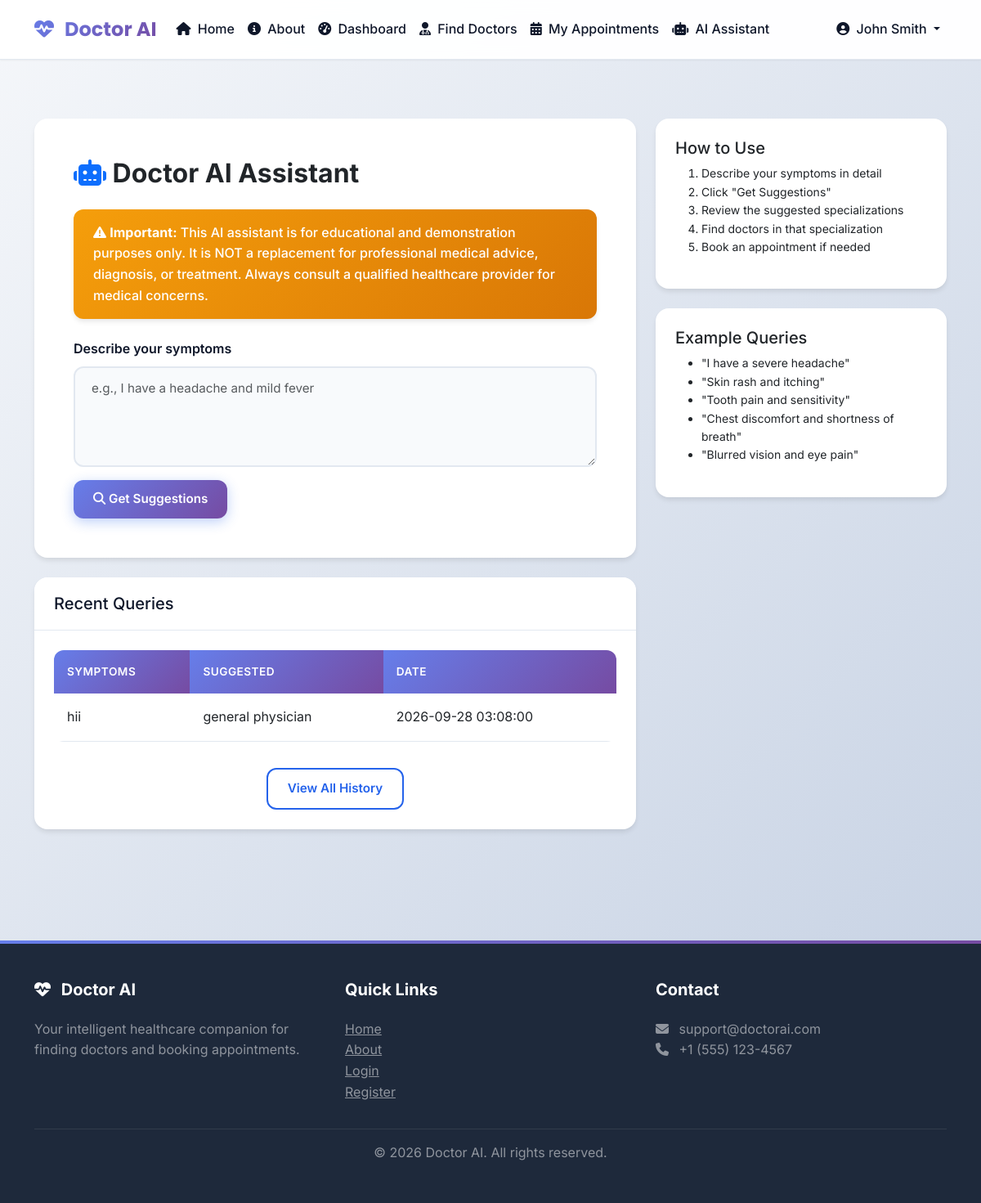
Page /ai/assistant (signed in) on the committed database.
### tables this page shows
CREATE TABLE ai_queries (
            query_id INTEGER PRIMARY KEY AUTOINCREMENT,
            patient_id INTEGER NOT NULL,
            symptoms TEXT NOT NULL,
            response TEXT,
            suggested_specialization TEXT,
            created_at TIMESTAMP DEFAULT CURRENT_TIMESTAMP,
            FOREIGN KEY (patient_id) REFERENCES patients(patient_id) ON DELETE CASCADE
        );

### routes/ai.py (the view)
@bp.route('/assistant')
@login_required
def assistant():
    connection = None
    query_history = []
    try:
        connection = get_db_connection()
        cursor = get_dict_cursor(connection)
        cursor.execute("SELECT patient_id FROM patients WHERE user_id = ?", (session['user_id'],))
        patient = cursor.fetchone()
        if patient:
            cursor.execute("""
                SELECT * FROM ai_queries
                WHERE patient_id = ?
                ORDER BY created_at DESC
                LIMIT 10
            """, (patient['patient_id'],))
            query_history = cursor.fetchall()
    except Exception as e:
        flash(f'Error loading query history: {str(e)}', 'error')
    finally:
        if connection:
            close_db_connection(connection)
    return render_template('ai_assistant.html', query_history=query_history)

### database.py (called while the page is built, shortened)
def get_db_connection():
    try:
        if Config.DB_TYPE == 'sqlite' or not MYSQL_AVAILABLE:
            connection = sqlite3.connect(Config.DB_PATH)
            connection.row_factory = sqlite3.Row  # This makes rows behave like dictionaries
            return connection
    except Exception as e:
        print(f"Error connecting to database: {e}")
        raise Exception("Database connection failed. Please check your database configuration.")

def get_dict_cursor(connection):
    if Config.DB_TYPE == 'sqlite' or not MYSQL_AVAILABLE:
        return connection.cursor()
    else:
        return connection.cursor(dictionary=True)

def close_db_connection(connection):
    try:
        if Config.DB_TYPE == 'sqlite' or not MYSQL_AVAILABLE:
            if connection:
                connection.close()
        else:
            if connection and connection.is_connected():
                connection.close()
    except:
        pass

### routes/ai.py (called while the page is built)
def login_required(f):
    @wraps(f)
    def decorated_function(*args, **kwargs):
        if 'user_id' not in session:
            flash('Please login to access this feature', 'error')
            return redirect(url_for('auth.login'))
        if session.get('role') != 'patient':
            flash('Access denied. Patient access only.', 'error')
            return redirect(url_for('auth.login'))
        return f(*args, **kwargs)
    return decorated_function

### templates/ai_assistant.html (shortened to what this page needs)
{% extends "base.html" %}
{% block content %}
<div class="container py-5">
    <div class="row">
        <div class="col-lg-8">
            <div class="card">
                <div class="card-body p-5">
                    <h2 class="fw-bold mb-4">
                        <i class="fas fa-robot text-primary"></i> Doctor AI Assistant
                    </h2>
                    <div class="alert alert-warning mb-4">
                        <i class="fas fa-exclamation-triangle"></i>
                        <strong>Important:</strong> This AI assistant is for educational and demonstration purposes only.
                        It is NOT a replacement for professional medical advice, diagnosis, or treatment.
                        Always consult a qualified healthcare provider for medical concerns.
                    </div>
                    <form method="POST" action="{{ url_for('ai.submit_query') }}">
                        <div class="mb-3">
                            <label for="symptoms" class="form-label">Describe your symptoms</label>
                            <textarea class="form-control" id="symptoms" name="symptoms" rows="4" required
                                      placeholder="e.g., I have a headache and mild fever"></textarea>
                        </div>
                        <button type="submit" class="btn btn-primary">
                            <i class="fas fa-search"></i> Get Suggestions
                        </button>
                    </form>
                </div>
            </div>
            {% if query_history %}
            <div class="card mt-4">
                <div class="card-header">
                    <h5 class="mb-0">Recent Queries</h5>
                </div>
                <div class="card-body">
                    <div class="table-responsive">
                        <table class="table">
                            <thead>
                                <tr>
                                    <th>Symptoms</th>
                                    <th>Suggested</th>
                                    <th>Date</th>
                                </tr>
                            </thead>
                            <tbody>
                                {% for query in query_history %}
                                <tr>
                                    <td>{{ query.symptoms[:50] }}{% if query.symptoms|length > 50 %}...{% endif %}</td>
                                    <td>{{ query.suggested_specialization }}</td>
                                    <td>{{ query.created_at }}</td>
                                </tr>
                                {% endfor %}
                            </tbody>
                        </table>
                    </div>
                    <div class="text-center mt-3">
                        <a href="{{ url_for('ai.query_history') }}" class="btn btn-outline-primary btn-sm">View All History</a>
                    </div>
                </div>
            </div>
            {% endif %}
        </div>
        <div class="col-lg-4">
            <div class="card">
                <div class="card-body">
                    <h5 class="card-title">How to Use</h5>
                    <ol class="small">
                        <li>Describe your symptoms in detail</li>
                        <li>Click "Get Suggestions"</li>
                        <li>Review the suggested specializations</li>
                        <li>Find doctors in that specialization</li>
                        <li>Book an appointment if needed</li>
                    </ol>
                </div>
            </div>
            <div class="card mt-3">
                <div class="card-body">
                    <h5 class="card-title">Example Queries</h5>
                    <ul class="small">
                        <li>"I have a severe headache"</li>
                        <li>"Skin rash and itching"</li>
                        <li>"Tooth pain and sensitivity"</li>
                        <li>"Chest discomfort and shortness of breath"</li>
                        <li>"Blurred vision and eye pain"</li>
                    </ul>
                </div>
            </div>
        </div>
    </div>
</div>
{% endblock %}

### static/css/style.css (style rules this page uses)
:root { --primary-color: #2563eb; --primary-dark: #1e40af; --primary-light: #3b82f6; --secondary-color: #10b981; --accent-color: #8b5cf6; --success-color: #10b981; --warning-color: #f59e0b; --danger-color: #ef4444; --info-color: #06b6d4; --dark-color: #1e293b; --light-color: #f8fafc; --border-color: #e2e8f0; --text-primary: #0f172a; --text-secondary: #64748b; --shadow-sm: 0 1px 2px 0 rgba(0, 0, 0, 0.05); --shadow-md: 0 4px 6px -1px rgba(0, 0, 0, 0.1); --shadow-lg: 0 10px 15px -3px rgba(0, 0, 0, 0.1); --shadow-xl: 0 20px 25px -5px rgba(0, 0, 0, 0.1); --gradient-primary: linear-gradient(135deg, #667eea 0%, #764ba2 100%); --gradient-secondary: linear-gradient(135deg, #10b981 0%, #059669 100%); --gradient-accent: linear-gradient(135deg, #8b5cf6 0%, #6366f1 100%); --gradient-success: linear-gradient(135deg, #10b981 0%, #059669 100%); --gradient-info: linear-gradient(135deg, #06b6d4 0%, #0891b2 100%); --gradient-warning: linear-gradient(135deg, #f59e0b 0%, #d97706 100%); --gradient-danger: linear-gradient(135deg, #ef4444 0%, #dc2626 100%); }
* { margin: 0; padding: 0; box-sizing: border-box; }
body { font-family: 'Inter', -apple-system, BlinkMacSystemFont, 'Segoe UI', Roboto, sans-serif; background: linear-gradient(135deg, #f5f7fa 0%, #c3cfe2 100%); background-attachment: fixed; color: var(--text-primary); line-height: 1.6; min-height: 100vh; }
.card { border: none; border-radius: 16px; box-shadow: var(--shadow-md); margin-bottom: 1.5rem; background: white; transition: all 0.3s ease; overflow: hidden; }
.card-header { background: white; border-bottom: 1px solid var(--border-color); border-radius: 16px 16px 0 0 !important; padding: 1.25rem 1.5rem; font-weight: 600; color: var(--text-primary); }
.card-body { padding: 1.5rem; }
.btn { border-radius: 12px; padding: 0.75rem 1.5rem; font-weight: 600; font-size: 0.95rem; transition: all 0.3s cubic-bezier(0.4, 0, 0.2, 1); border: none; position: relative; overflow: hidden; }
.btn::before { content: ''; position: absolute; top: 50%; left: 50%; width: 0; height: 0; border-radius: 50%; background: rgba(255, 255, 255, 0.3); transform: translate(-50%, -50%); transition: width 0.6s, height 0.6s; }
.btn-primary { background: var(--gradient-primary); color: white; box-shadow: 0 4px 15px rgba(37, 99, 235, 0.3); }
.btn-outline-primary { background: transparent; border: 2px solid var(--primary-color); color: var(--primary-color); }
.form-control, .form-select { border-radius: 12px; border: 2px solid var(--border-color); padding: 0.875rem 1.25rem; font-size: 0.95rem; transition: all 0.3s ease; background: var(--light-color); }
.form-label { font-weight: 600; color: var(--text-primary); margin-bottom: 0.5rem; }
.table { border-radius: 12px; overflow: hidden; }
.table thead th { background: var(--gradient-primary); color: white; font-weight: 600; border: none; padding: 1rem; text-transform: uppercase; font-size: 0.85rem; letter-spacing: 0.5px; }
.table tbody tr { transition: all 0.3s ease; }
.table td { padding: 1rem; vertical-align: middle; border-color: var(--border-color); }
.alert { border: none; border-radius: 12px; padding: 1rem 1.5rem; font-weight: 500; box-shadow: var(--shadow-md); }
.alert-warning { background: var(--gradient-warning); color: white; }
* { transition: background-color 0.3s ease, border-color 0.3s ease, color 0.3s ease; }

### rows in the picture
ai_queries: symptoms "hii", suggested_specialization "general physician", created_at "2026-09-28 03:08:00"

### other values in the picture
{{ session.get('name', 'User') }} "John Smith"
